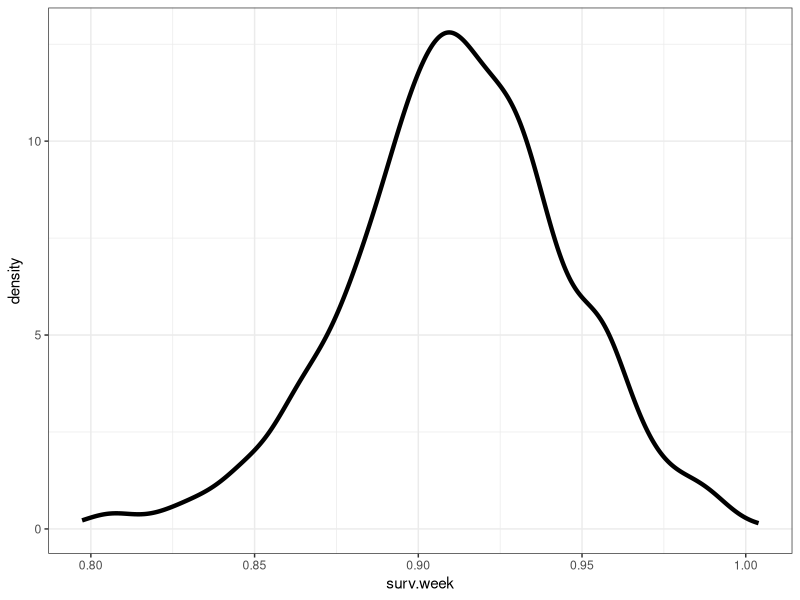
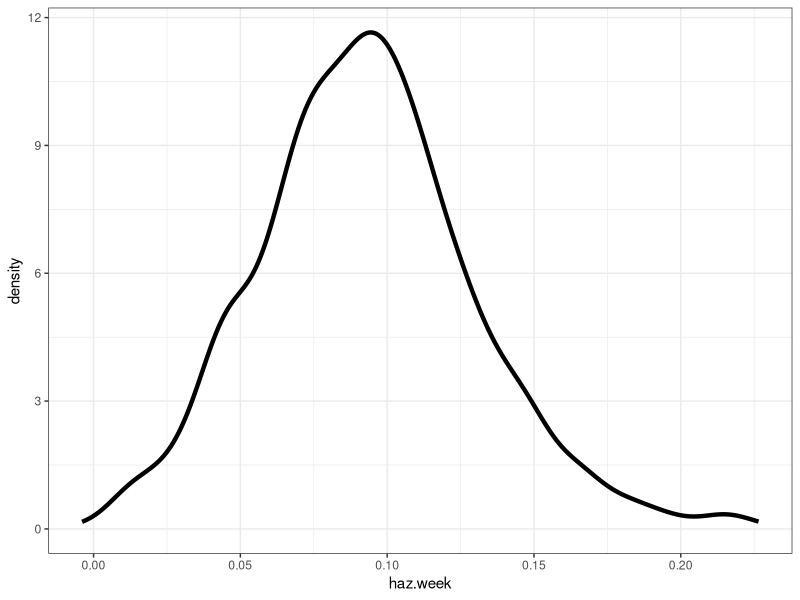
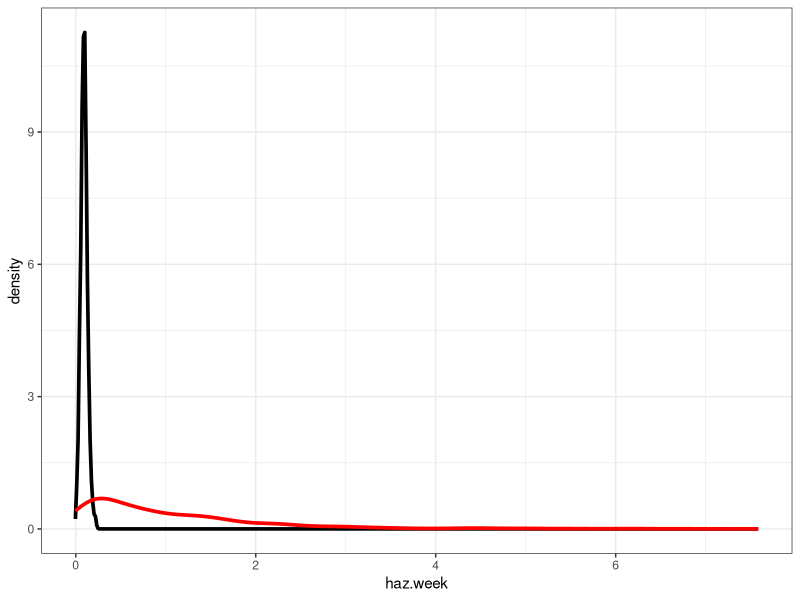
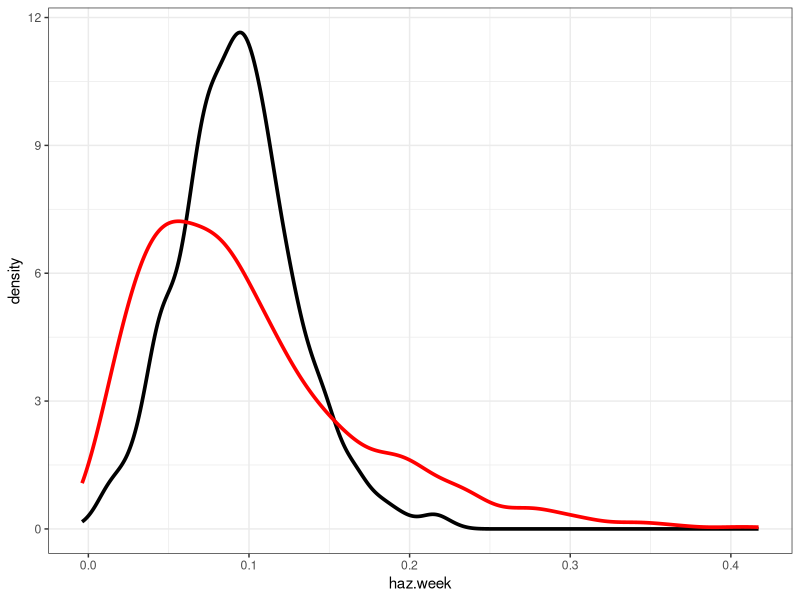
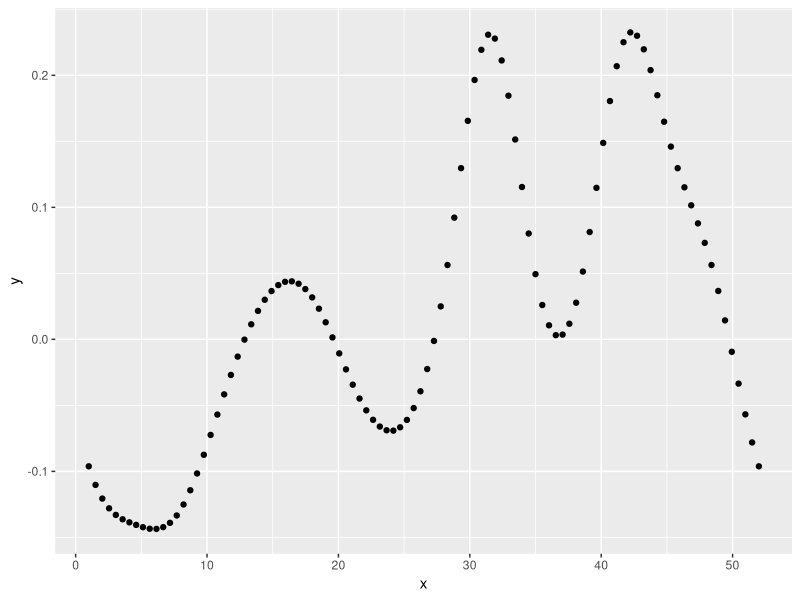
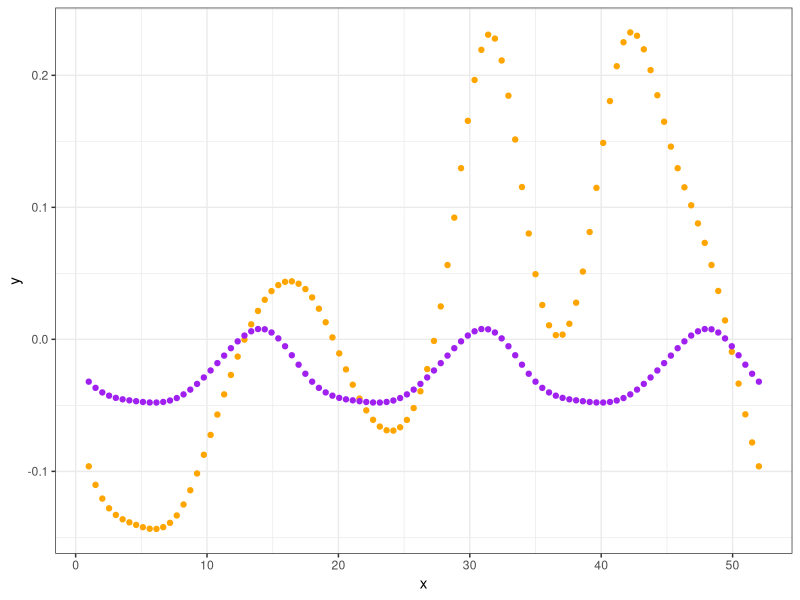
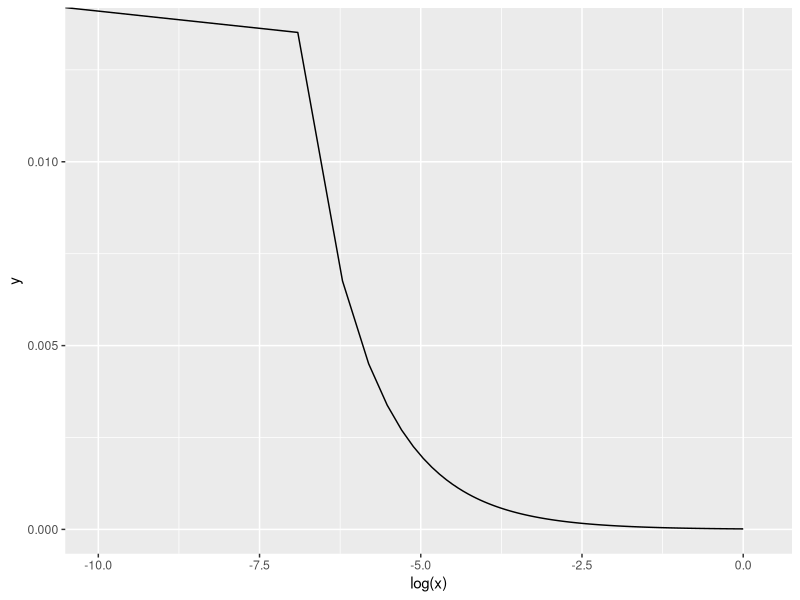

The R script that drew these images, in order:
# Project: WSU Snowshoe Hare and PCT Project
# Subproject: Survival and hazard modeling
# Script: 02 - Prior predictive simulation
# Author: Nathan D. Hooven, Graduate Research Assistant
# Email: nathan.hooven@wsu.edu / nathan.d.hooven@gmail.com
# Date began: 06 Dec 2023
# Date completed: 
# Date last modified: 
# R version: 4.2.2

#_______________________________________________________________________________________________
# 1. Load required packages ----
#_______________________________________________________________________________________________

library(tidyverse)

#_______________________________________________________________________________________________
# 2. Baseline hazard (old) ----
#_______________________________________________________________________________________________

# Initial runs of the model with our data suggest that it struggles to estimate a constant
# baseline hazard - this makes sense since this should not be constant, but it will be 
# important to tune this based upon a sensible range of values and examine the MCMC
# consequences

# First: what would we expect weekly survival to be? Maybe we have more intuition about
# monthly survival.

# Let's say that for a given, average hare, monthly survival is 70%, with some small variability
surv.month <- rnorm(1000, 0.70, 0.1)

# now let's convert to weekly survival
surv.week <- surv.month ^ (1 / 4)

# and plot the distribution:
ggplot(data = as.data.frame(surv.week),
       aes(x = surv.week)) +
       geom_density(linewidth = 1.5) +
       theme_bw()

# now let's examine the consequences for the weekly baseline hazard rate:
haz.week <- -log(surv.week)

# and plot the distribution:
ggplot(data = as.data.frame(haz.week),
       aes(x = haz.week)) +
       geom_density(linewidth = 1.5) +
       theme_bw()

# this is pretty close to our initial posterior (mean = 0.17)
# now, let's parameterize a gamma distribution to approximate this
haz.week.gam <- rgamma(1000, 1, 1)

ggplot() +
       theme_bw() +
       geom_density(data = as.data.frame(haz.week),
                    aes(x = haz.week),
                    linewidth = 1.25,
                    color = "black") +
       geom_density(data = as.data.frame(haz.week.gam),
                    aes(x = haz.week.gam),
                    linewidth = 1.25,
                    color = "red")

# clearly the gamma(1, 1) prior is awful. We can do better and shrink this towards zero!
haz.week.gam <- rgamma(1000, 2, 20)

ggplot() +
  theme_bw() +
  geom_density(data = as.data.frame(haz.week),
               aes(x = haz.week),
               linewidth = 1.25,
               color = "black") +
  geom_density(data = as.data.frame(haz.week.gam),
               aes(x = haz.week.gam),
               linewidth = 1.25,
               color = "red")

# this looks better - let's give it a shot in the model!

#_______________________________________________________________________________________________
# 3. Baseline hazard (spline with partial pooling) ----

# reference : https://www.tjmahr.com/random-effects-penalized-splines-same-thing/

# here we can learn a smoothing parameter, lambda, which can scale
# non-centered scaling factors for each w0 to control their smoothing level
# i.e., how shrunk they are toward zero.
# this constrains the w0 terms just like a skeptical prior BUT
# allows for partial pooling so they can learn from each other, rather
# than being fully independent

#_______________________________________________________________________________________________
# 3a. Toy example ----

library(mgcv)

#_______________________________________________________________________________________________

# create a synthetic dataset
weeks <- seq(1, 52, length.out = 100)

# define knots (quantile)
n.knots <- 15 + 1

knot.list <- quantile(weeks, 
                      probs = seq(from = 0, 
                                  to = 1, 
                                  length.out = n.knots))

# creating the basis matrix (cyclic spline)
basis <- cSplineDes(weeks,
                    knots = knot.list,
                    ord = 4)                # cubic

# create some spline weights that are drawn from the same distribution,
# given some underlying factor (the non-centered scaling factor z)
z <- rnorm(n = n.knots - 1, mean = 0, sd = 1)

# define a sigma
sigma <- 0.25

# calculate spline weights
w0 <- sigma * z

# convert to vector for multiplication
w0.mat <- t(as.matrix(as.numeric(w0)))

# multiply with 'sweep'
w0.by.b <- sweep(basis, 2, w0, `*`)

# sum to create spline prediction
w0.by.b.sum <- apply(w0.by.b, 1, sum)

# create df to hold predictions
spline.pred.df <- data.frame(x = weeks,
                             y = w0.by.b.sum)

# plot
ggplot(spline.pred.df,
       aes(x = x,
           y = y)) +
  
  geom_point()

# what if we want to introduce a smoothing penalty?
# if lambda = 1, then there is no smoothing
# if lambda > 1, then smoothing is introduced
lambda <- 3

# calculate penalized weights
w0.penalized <- c(sigma * z[1] / lambda,
                  sigma * z[2] / lambda,
                  sigma * z[3] / lambda,
                  sigma * z[4] / lambda,
                  sigma * z[5] / lambda)

# convert to vector for multiplication
w0.penalized.mat <- t(as.matrix(as.numeric(w0.penalized)))

# multiply with 'sweep'
w0.penalized.by.b <- sweep(basis, 2, w0.penalized, `*`)

# sum to create spline prediction
w0.penalized.by.b.sum <- apply(w0.penalized.by.b, 1, sum)

spline.pred.df$y.penalized <- w0.penalized.by.b.sum

# plot
ggplot(spline.pred.df) +
  
  theme_bw() + 
  
  geom_point(aes(x = x,
                 y = y),
             color = "orange") +
  
  geom_point(aes(x = x,
                 y = y.penalized),
             color = "purple")

#_______________________________________________________________________________________________
# 4. Baseline hazard intercept (gamma distribution) ----

# initially, I was using a normal distribution with a log(prior guess at baseline hazard)
# for the a0_mean intercept prior. It seems I should re-parameterize this as a gamma
# distribution since it more naturally models the Poisson parameter for the baseline hazard

#_______________________________________________________________________________________________

# I want the expectation to be 0.01, very reasonable
1 - exp(-0.01) # about a 1% chance of dying on average

# the mean of the gamma is shape / rate

# and the SD is sqrt(shape / rate^2)

# so to translate a "log"-scaled gamma, the mean is:
log(0.01)

# and its SD can be:
1

# so the exponential-scaled version is: ~ N(0.01, 2.72)
# and the gamma parameters must be:
# 0.01 = shape / rate
# e = sqrt(shape / rate^2)

# and now after solving the system of equations:
exp.norm.mean <- 0.01
exp.norm.sd <- exp(1)

gam.shape <- exp.norm.mean^2 / exp.norm.sd^2
gam.rate <- exp.norm.mean / exp.norm.sd^2

# how does this look?
ggplot(data = data.frame(x = seq(0, 1, length.out = 1000),
                         y = dgamma(x = seq(0, 1, length.out = 1000),
                                    shape = gam.shape,
                                    rate = gam.rate)),
       aes(x = log(x),
           y = y)) +
  
  geom_line() +
  
  coord_cartesian(xlim = c(-10, 0.25))

# I'm doing something wrong - we'll come back to this, but for now I think my current parameterization is fine
